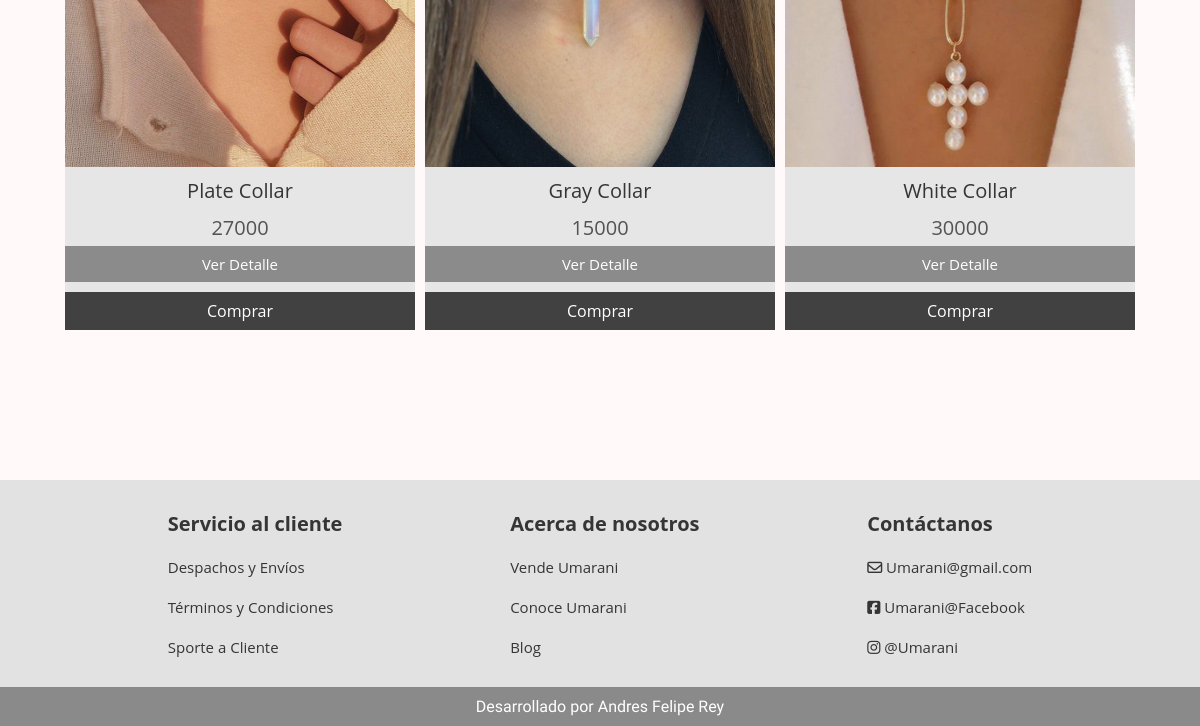
Page /View/Pulseras.php (lower part) on the earlier database version.
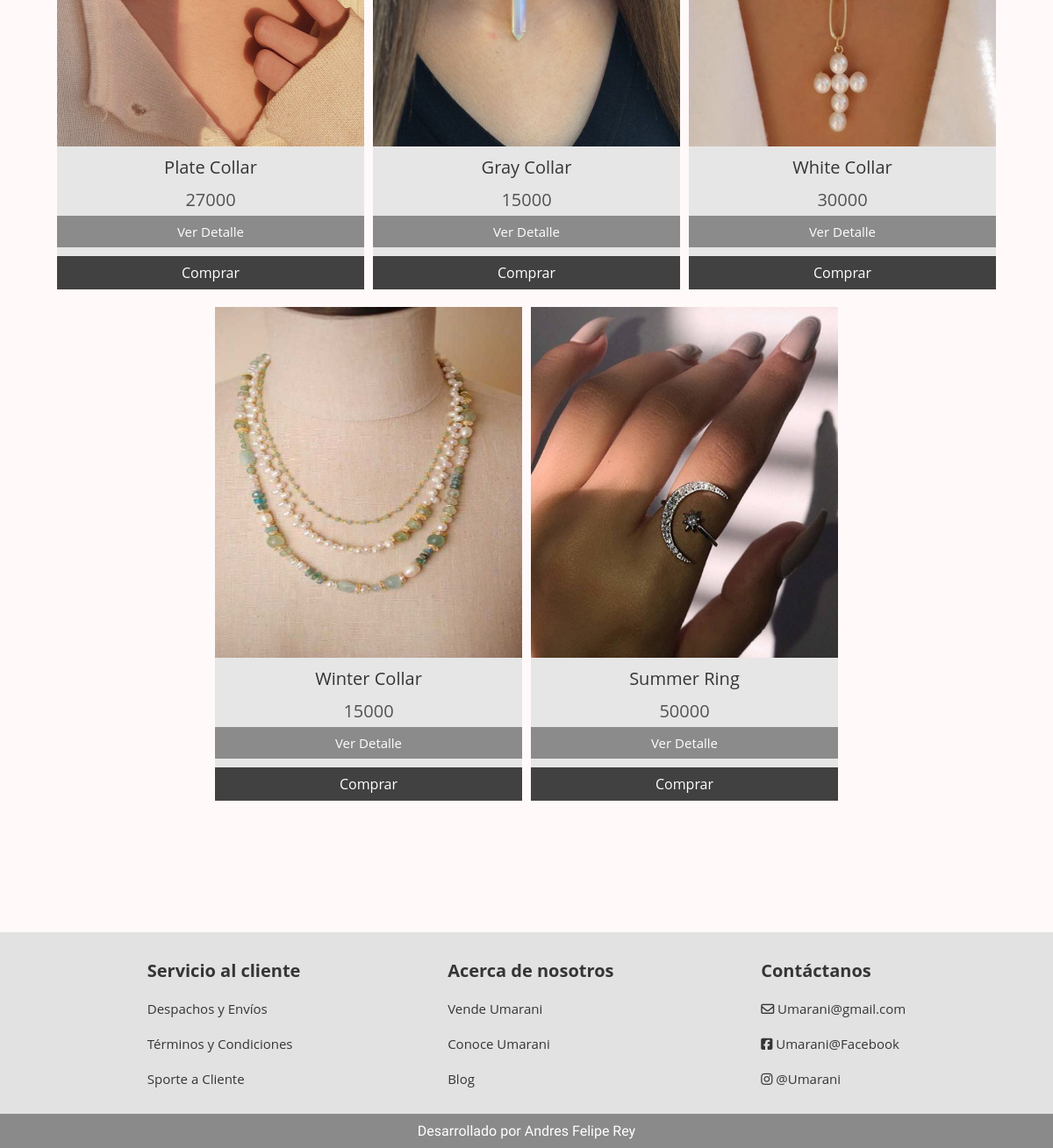
Same page on the later database version.
### tables this page shows
CREATE TABLE `articulo` (
  `artId` int(11) NOT NULL AUTO_INCREMENT,
  `artNombre` varchar(150) NOT NULL,
  `artPrecio` int(11) NOT NULL,
  `artCantidad` int(11) NOT NULL,
  `artVista` varchar(250) NOT NULL,
  `artEstado` varchar(15) NOT NULL,
  `artCategoriaId` int(11) NOT NULL,
  PRIMARY KEY (`artId`),
  KEY `fk_artCategoriaId` (`artCategoriaId`),
  CONSTRAINT `fk_artCategoriaId` FOREIGN KEY (`artCategoriaId`) REFERENCES `categoria` (`categoriaId`)
);

### Controller/mostrarCatalogo.php (called while the page is built, shortened)
<?php
    require('../Model/M_Productos4.php');
    $prod2 = new Producto();
    if(isset($_REQUEST['seccion'])){
        $seccion = $_REQUEST['seccion'];
    }else{
        $seccion = "inicio";
    }
    switch($seccion){
    case "inicio":
    $seccion = "";
    $prod2->seccionCatalogo($seccion);
    if(isset($orden)){
        $prod2->ordenarCatalogo($orden);
    }else{
        $orden = "";
        $prod2->ordenarCatalogo($orden);
    }
    $productos = $prod2->verProducto();
    break;
    }
?>

### Model/M_Productos4.php (called while the page is built, shortened)
<?php
    class Producto {
            private $prod;
            private $seccion;
            private $ordenCatalogo;
        public function __construct()
        {
            require('../Model/ConexionBD.php');
            $this->prod = $conexionBD;
        }
        public function seccionCatalogo($seccion){
            $this->seccion = $seccion;
        }public function ordenarCatalogo($orden){
            $this->ordenCatalogo = $orden;
        }
        public function verProducto(){
            $seccion = $this->seccion;
            $orden = $this->ordenCatalogo;
            $query = $this->prod->query("SELECT * FROM articulo
            JOIN categoria
            ON artCategoriaId = categoriaId
            $seccion
            $orden
            ");
            $retorno = [];
            $i = 0;
            while($fila = $query->fetch_assoc()) {
                $retorno[$i] = $fila;
                $i++;
            }
            return $retorno;
        }
    }
?>

### View/Pulseras.php (the view, shortened to what this page needs)
<?php
require "../Controller/mostrarCatalogo.php";
require('../Controller/carrito.php');
require_once("../Controller/buscador.php");
?>
<!DOCTYPE html>
<html lang="en">
<head>
</head>
<body>
<link rel="stylesheet" href="../CSS/estilos.css">
<div class="padre">
    <section class="section">
    <?php
                    foreach($productos as $producto){
                    ?>
        <article class="producto">
            <div class="imagen">
                <img class="image" src="<?php echo $producto['artVista']   ?>" alt="">
            </div>
            <div class="titulo">
                <a href="#"><?php echo $producto['artNombre']  ?></a>
            </div>
            <div class="precio">
                <p href="#"><?php echo $producto['artPrecio']   ?></p>
            </div>
            <div class="verdetalle itemId">
                <a href="../view/DetalleProducto.php?arId=<?php echo "$producto[artId]"?>">Ver Detalle</a>
            </div>
            <div class="comprar addToKart">
                <a href="../Controller/carrito.php?sesionId=<?php echo "$sesionId"?>&artId=<?php echo "$producto[artId]"?>&Cant=1">Comprar</a>
            </div>
        </article>
        <?php
                    }
                    ?>
        <nav class="navegacion">
        </nav>
    </section>
    <footer class="footer">
        <div class="informacion">
            <div class="servicio">
                <h1>Servicio al cliente</h1>
                <a href="../View/DespachosyEnvios.php">Despachos y Envíos<br><br></a>
                <a href="../View/terminosycondiciones.php">Términos y Condiciones<br><br></a>
                <a href="../View/ayudaCliente.php">Sporte a Cliente<br></a>
            </div>
            <div class="nosotros">
                <h1>Acerca de nosotros</h1>
                <a href="#">Vende Umarani <br><br></a>
                <a href="#">Conoce Umarani <br><br></a>
                <a href="#">Blog<br></a>
            </div>
            <div class="contactoinfo">
                <h1>Contáctanos</h1>
                <a href="#"><i class="far fa-envelope"></i> Umarani@gmail.com<br><br></a>
                <a href="#"><i class="fab fa-facebook-square"></i> Umarani@Facebook<br><br></a>
                <a href="#"><i class="fab fa-instagram"></i> @Umarani<br></a>
            </div>
        </div>
        <div class="pie">
            <div class="desarrollado">
                <p>Desarrollado por Andres Felipe Rey</p>
            </div>
        </div>
    </footer>
</div>
</body>
</html>

Differences in the rows shown:
added articulo: artVista (picture), artNombre "Winter Collar", artPrecio "15000"
added articulo: artVista (picture), artNombre "Summer Ring", artPrecio "50000"
